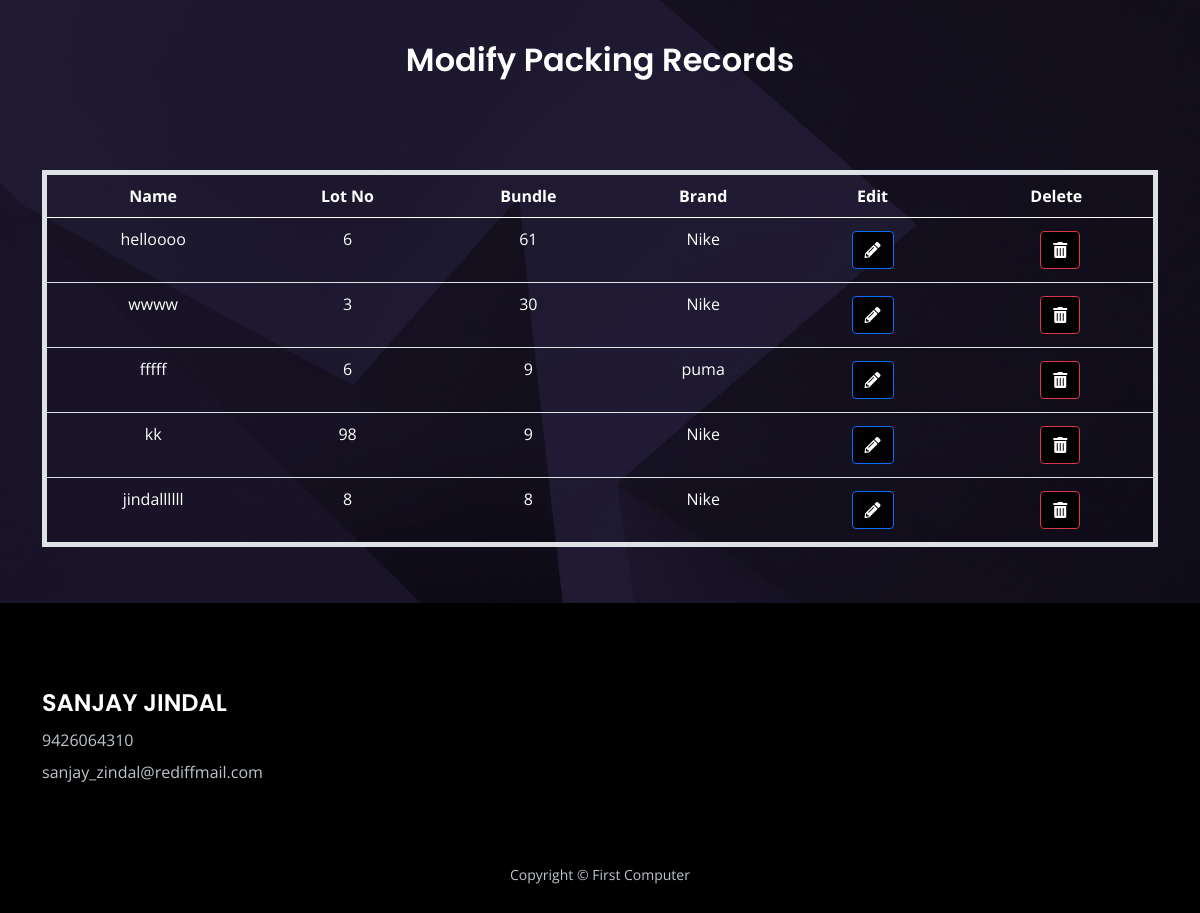
/modify_packing/, run on the app's committed database.
### app/models.py (models this page shows, shortened)
class Packing(models.Model):
    date_packing = models.DateField(max_length=20, blank=True, null=True)
    name = models.CharField(max_length=100)
    lot_no = models.CharField(max_length=100)
    quality = models.ForeignKey('Quality', on_delete=models.CASCADE)
    point = models.ForeignKey('Point', on_delete=models.CASCADE)
    brand = models.ForeignKey('Brand', on_delete=models.CASCADE)
    lot_kgs = models.FloatField()
    total_weight = models.DecimalField(max_digits=10, decimal_places=2, default=0.00)

class Bundle(models.Model):
    bundle_entry = models.ForeignKey(Packing, on_delete=models.CASCADE, related_name='bundles')
    bundle = models.CharField(max_length=100)
    grade = models.CharField(max_length=100)
    sizes = models.CharField(max_length=100)
    sheet = models.CharField(max_length=100)
    weight = models.CharField(max_length=100)
    remarks = models.CharField(max_length=200, blank=True, null=True)
    status = models.BooleanField(default=False)  # Field to track dispatch status
    bill_no = models.CharField(max_length=20, blank=True, null=True)

class Brand(models.Model):
    brand = models.CharField(max_length=100)
    def __str__(self):
        return self.brand

### app/modify.py (the view)
# urls.py: path('modify_packing/', modify.modify_packing, name='modify_packing'),
def modify_packing(request):
    packings = Packing.objects.all()  # Fetch all records from Packing model
    return render(request, 'modify/modify_packing.html', {'packings': packings})

### app/templates/modify/modify_packing.html (shortened to what this page needs)
{% load static %}
<!DOCTYPE html>
<html lang="en">
<head>
    <link href="{% static 'css/bootstrap.min.css' %}" rel="stylesheet">
    <link href="{% static 'css/fontawesome-all.min.css' %}" rel="stylesheet">
    <link href="{% static 'css/swiper.css' %}" rel="stylesheet">
    <link href="{% static 'css/styles.css' %}" rel="stylesheet">
</head>
<body>
    <div id="contact" class="form-1">
        <div class="container">
            <h2 class="h2-heading">Modify Packing Records</h2><br><br>
            <div class="table-responsive">
                <table class="table table-striped">
                    <thead>
                        <tr>
                            <th>Name</th>
                            <th>Lot No</th>
                            <th>Bundle</th>
                            <th>Brand</th>
                            <th>Edit</th>
                            <th>Delete</th>
                        </tr>
                    </thead>
                    <tbody>
                        {% for packing in packings %}
                        <tr>
                            <td>{{ packing.name }}</td>
                            <td>{{ packing.lot_no }}</td>
                            <td>
                                {% for bundle in packing.bundles.all %}
                                    {{ bundle.bundle }}
                                {% endfor %}
                            </td>
                            <td>{{ packing.brand }}</td>
                            <td>
                                <a href="{% url 'edit_packing' packing.id %}" class="btn btn-primary">
                                    <i class="fas fa-pencil-alt"></i>
                                </a>
                            </td>
                            <td>
                                <form id="deleteForm{{ packing.id }}" action="{% url 'delete_packing' packing.id %}" method="post">
                                    <button type="button" class="btn btn-danger" onclick="confirmDelete('{{ packing.id }}')">
                                        <i class="fas fa-trash-alt"></i>
                                    </button>
                                </form>
                            </td>
                        </tr>
                        {% endfor %}
                    </tbody>
                </table>
            </div>
        </div>
    </div>
    <div class="footer">
        <div class="container">
            <div class="row">
                <div class="col-lg-12">
                    <div class="footer-col second">
                        <h4 style="color:white"><br><br>SANJAY JINDAL</h4>
                        <ul class="list-unstyled li-space-lg p-big">
                            <li>9426064310</li>
                            <li>sanjay_zindal@rediffmail.com</li>
                        </ul>
                    </div>
                </div>
            </div>
        </div>
    </div>
    <div class="copyright">
        <div class="container">
            <div class="row">
                <div class="col-lg-12">
                    <p class="p-small">Copyright © First Computer</p>
                </div>
            </div>
        </div>
    </div>
</body>
</html>

### app/static/css/styles.css (style rules this page uses)
body, html { width: 100%; height: 100%; }
body, p { color: #53575a; font: 400 1rem/1.625rem "Open Sans", sans-serif; }
h2 { color: #2b2b4f; font-weight: 600; font-size: 2rem; line-height: 2.5rem; font-family: "Poppins" }
h4 { color: #2b2b4f; font-weight: 600; font-size: 1.5rem; line-height: 2rem; font-family: "Poppins" }
.p-small { font-size: 0.875rem; line-height: 1.5rem; }
.li-space-lg li { margin-bottom: 0.5rem; }
a { color: #53575a; text-decoration: underline; }
.form-1 { padding-top: 9.5rem; padding-bottom: 8.75rem; background: url('../images/contact-background.jpg') center center no-repeat; background-size: cover; text-align: center; }
.form-1 .h2-heading { margin-bottom: 1.125rem; color: #ffffff; }
.footer { padding-top: 6.5rem; padding-bottom: 2rem; background-color: #121015; }
.footer .footer-col { margin-bottom: 3rem; }
.footer p, .footer a, .footer ul { color: #bfc4cd; }
.footer .li-space-lg li { margin-bottom: 0.375rem; }
.copyright { padding-bottom: 1rem; background-color: #121015; text-align: center; }
.copyright p, .copyright a { color: #bfc4cd; text-decoration: none; }
@media (min-width: 992px) { .h2-heading { width: 35.25rem; margin-right: auto; margin-left: auto; } }
@media (min-width: 992px) { .footer .footer-col { margin-bottom: 2rem; } }
@media (min-width: 992px) { .footer .footer-col.second { display: inline-block; width: 320px; margin-right: 1.75rem; vertical-align: top; } }
@media (min-width: 1200px) { .container { max-width: 1140px; } }
@media (min-width: 1200px) { .form-1 form { margin-left: 0.5rem; } }
@media (min-width: 1200px) { .footer .footer-col.second { margin-right: 6.5rem; } }

### app/templates/modify/modify_packing.html (style rules this page uses)
.form-1 { padding: 40px 0; }
.h2-heading { margin-bottom: 30px; }
.btn { margin: 5px; }
.footer { background-color: #000; color: white; padding: 20px 0; }
.footer-col { margin-bottom: 20px; }
.copyright { background-color: #000; color: white; padding: 10px 0; }
.table-responsive { margin-top: 20px; }
table { color: white; border: 5px solid white; }
th, td { color: white !important; }
.btn-primary { background-color: black; }
.btn-danger { background-color: black; }

### data on the page
Packing: name "helloooo", lot_no "6", brand "Nike"
Bundle: bundle "61"
Packing: name "wwww", lot_no "3", brand "Nike"
Bundle: bundle "30"
Packing: name "fffff", lot_no "6", brand "puma"
Bundle: bundle "9"
Packing: name "kk", lot_no "98", brand "Nike"
Bundle: bundle "9"
Packing: name "jindallllll", lot_no "8", brand "Nike"
Bundle: bundle "8"
